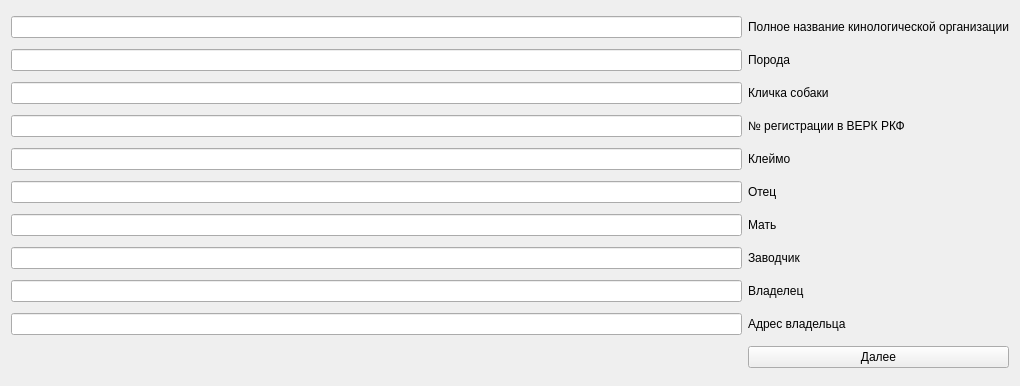
<?xml version="1.0" encoding="UTF-8"?>
<ui version="4.0">
 <class>Widget</class>
 <widget class="QWidget" name="Widget">
  <property name="geometry">
   <rect>
    <x>0</x>
    <y>0</y>
    <width>1020</width>
    <height>386</height>
   </rect>
  </property>
  <property name="windowTitle">
   <string>Widget</string>
  </property>
  <layout class="QGridLayout" name="gridLayout">
   <item row="2" column="0">
    <widget class="QLineEdit" name="lineEdit_3"/>
   </item>
   <item row="0" column="0">
    <widget class="QLineEdit" name="lineEdit_1"/>
   </item>
   <item row="1" column="0">
    <widget class="QLineEdit" name="lineEdit_2"/>
   </item>
   <item row="4" column="0">
    <widget class="QLineEdit" name="lineEdit_5"/>
   </item>
   <item row="6" column="0">
    <widget class="QLineEdit" name="lineEdit_7"/>
   </item>
   <item row="9" column="0">
    <widget class="QLineEdit" name="lineEdit_10"/>
   </item>
   <item row="7" column="0">
    <widget class="QLineEdit" name="lineEdit_8"/>
   </item>
   <item row="9" column="1">
    <widget class="QLabel" name="label_10">
     <property name="text">
      <string>Адрес владельца</string>
     </property>
    </widget>
   </item>
   <item row="0" column="1">
    <widget class="QLabel" name="label">
     <property name="text">
      <string>Полное название кинологической организации</string>
     </property>
    </widget>
   </item>
   <item row="8" column="0">
    <widget class="QLineEdit" name="lineEdit_9"/>
   </item>
   <item row="4" column="1">
    <widget class="QLabel" name="label_5">
     <property name="text">
      <string>Клеймо</string>
     </property>
    </widget>
   </item>
   <item row="3" column="0">
    <widget class="QLineEdit" name="lineEdit_4"/>
   </item>
   <item row="3" column="1">
    <widget class="QLabel" name="label_4">
     <property name="text">
      <string>№ регистрации в ВЕРК РКФ</string>
     </property>
    </widget>
   </item>
   <item row="6" column="1">
    <widget class="QLabel" name="label_7">
     <property name="text">
      <string>Мать</string>
     </property>
    </widget>
   </item>
   <item row="5" column="0">
    <widget class="QLineEdit" name="lineEdit_6"/>
   </item>
   <item row="7" column="1">
    <widget class="QLabel" name="label_8">
     <property name="text">
      <string>Заводчик</string>
     </property>
    </widget>
   </item>
   <item row="2" column="1">
    <widget class="QLabel" name="label_3">
     <property name="text">
      <string>Кличка собаки</string>
     </property>
    </widget>
   </item>
   <item row="5" column="1">
    <widget class="QLabel" name="label_6">
     <property name="text">
      <string>Отец</string>
     </property>
    </widget>
   </item>
   <item row="1" column="1">
    <widget class="QLabel" name="label_2">
     <property name="text">
      <string>Порода</string>
     </property>
    </widget>
   </item>
   <item row="8" column="1">
    <widget class="QLabel" name="label_9">
     <property name="text">
      <string>Владелец</string>
     </property>
    </widget>
   </item>
   <item row="10" column="1">
    <widget class="QPushButton" name="pushButton_forward1">
     <property name="text">
      <string>Далее</string>
     </property>
    </widget>
   </item>
  </layout>
 </widget>
 <resources/>
 <connections/>
</ui>
